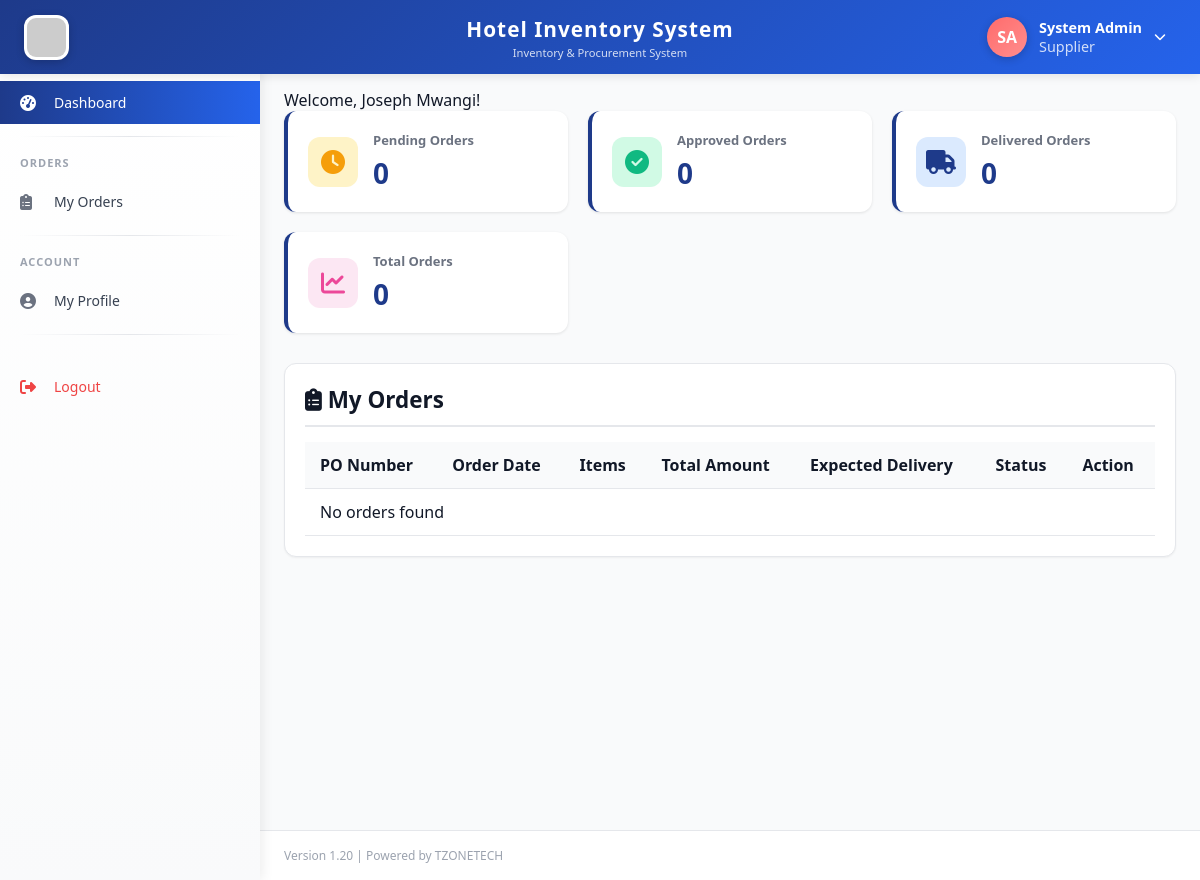
Before: /supplier/dashboard.php (signed in) with the older database file.
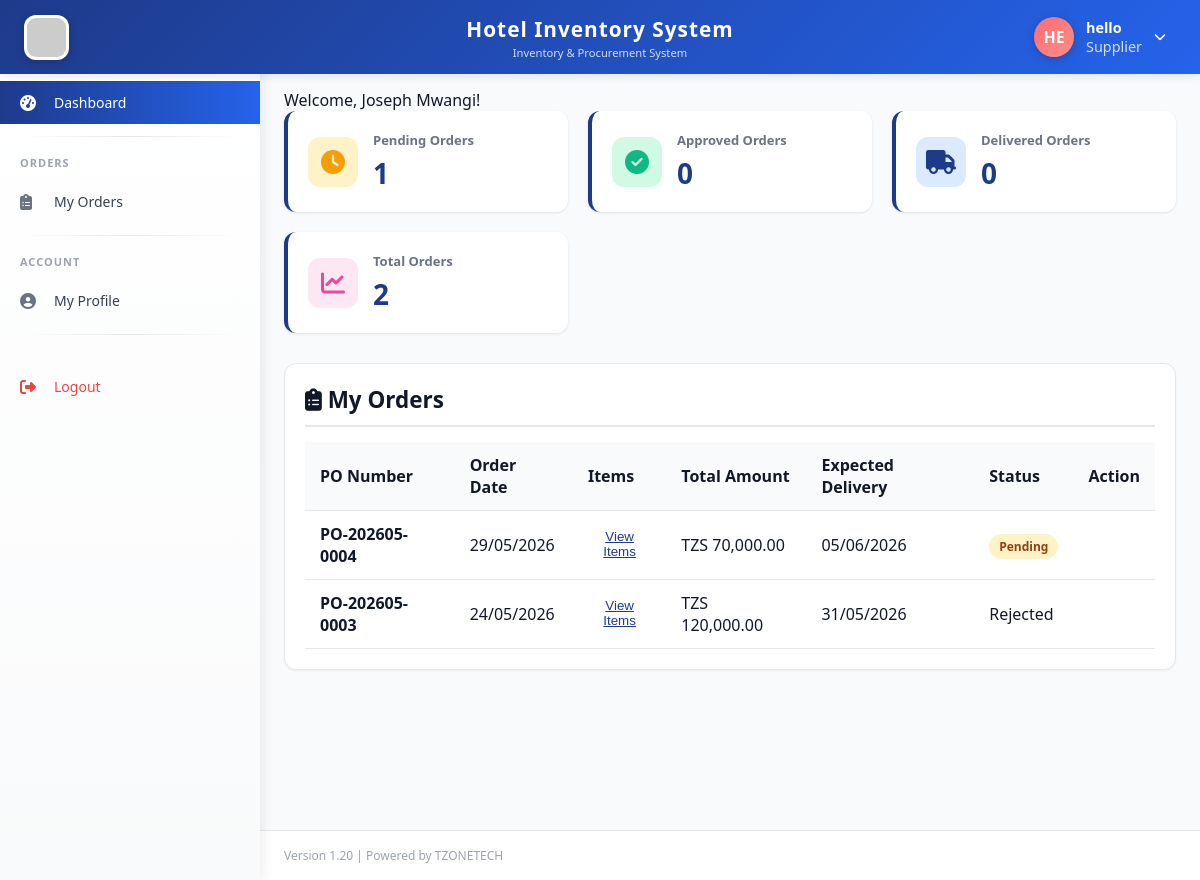
After: the same page with the newer database file.
### tables this page shows
CREATE TABLE `users` (
  `id` int(11) NOT NULL,
  `fullname` varchar(100) NOT NULL,
  `username` varchar(50) NOT NULL,
  `password` varchar(255) NOT NULL,
  `email` varchar(100) NOT NULL,
  `phone` varchar(20) DEFAULT NULL,
  `role_id` int(11) NOT NULL,
  `status` enum('active','inactive') DEFAULT 'active',
  `created_at` timestamp NOT NULL DEFAULT current_timestamp(),
  `phone_verified` tinyint(4) DEFAULT 0,
  `reset_token` varchar(100) DEFAULT NULL,
  `reset_expires` datetime DEFAULT NULL,
  `profile_picture` varchar(255) DEFAULT NULL,
  `updated_at` timestamp NOT NULL DEFAULT current_timestamp() ON UPDATE current_timestamp()
);

CREATE TABLE `purchase_orders` (
  `id` int(11) NOT NULL,
  `po_number` varchar(50) NOT NULL,
  `supplier_id` int(11) NOT NULL,
  `order_date` date NOT NULL,
  `expected_delivery` date DEFAULT NULL,
  `total_amount` decimal(12,2) DEFAULT 0.00,
  `status` enum('pending','approved','rejected','delivered','confirmed') DEFAULT 'pending',
  `created_by` int(11) NOT NULL,
  `approved_by` int(11) DEFAULT NULL,
  `notes` text DEFAULT NULL,
  `created_at` timestamp NOT NULL DEFAULT current_timestamp()
);

### supplier/dashboard.php (the view, shortened to what the changed rows need)
<?php
require_once '../includes/auth_check.php';
$supplier_id = $_SESSION['supplier_id'] ?? $_SESSION['user_id'];
$sql = "SELECT po.*, u.fullname as created_by_name
        FROM purchase_orders po
        JOIN users u ON po.created_by = u.id
        WHERE po.supplier_id = ?
        ORDER BY po.created_at DESC";
$stmt = $db->prepare($sql);
$stmt->bind_param("i", $supplier_id);
$stmt->execute();
$result = $stmt->get_result();
$orders = $result->fetch_all(MYSQLI_ASSOC);
$pending_count = 0;
foreach ($orders as $order) {
    if ($order['status'] == 'pending') $pending_count++;
}
include '../templates/header.php';
?>
<div class="main-content">
    <div class="stats-grid">
        <div class="stat-card">
            <div class="stat-info">
                <h3>Pending Orders</h3>
                <div class="stat-number"><?php echo $pending_count; ?></div>
            </div>
        </div>
        <div class="stat-card">
            <div class="stat-info">
                <h3>Total Orders</h3>
                <div class="stat-number"><?php echo count($orders); ?></div>
            </div>
        </div>
    </div>
    <div class="card">
        <div class="card-body">
            <div class="table-responsive">
                <table class="data-table">
                    <thead>
                        <tr>
                            <th>PO Number</th>
                            <th>Order Date</th>
                            <th>Items</th>
                            <th>Total Amount</th>
                            <th>Expected Delivery</th>
                            <th>Status</th>
                            <th>Action</th>
                        </tr>
                    </thead>
                    <tbody>
                        <?php if(count($orders) > 0): ?>
                            <?php foreach($orders as $order): ?>
                                <tr id="order-<?php echo $order['id']; ?>">
                                    <td><strong><?php echo $order['po_number']; ?></strong></td>
                                    <td><?php echo date('d/m/Y', strtotime($order['order_date'])); ?></td>
                                    <td>
                                        <button onclick="viewItems(<?php echo $order['id']; ?>)" class="btn-link">
                                            View Items
                                        </button>
                                    </td>
                                    <td>TZS <?php echo number_format($order['total_amount'], 2); ?></td>
                                    <td><?php echo $order['expected_delivery'] ? date('d/m/Y', strtotime($order['expected_delivery'])) : 'Not set'; ?></td>
                                    <td>
                                        <span class="status-<?php echo $order['status']; ?>">
                                            <?php echo ucfirst($order['status']); ?>
                                        </span>
                                    </td>
                                    <td>
                                     </td
                                </tr>
                            <?php endforeach; ?>
                        <?php else: ?>
                            <tr>
                                <td colspan="7" class="text-center">No orders found</td
                            </tr>
                        <?php endif; ?>
                    </tbody>
                </table>
            </div>
        </div>
    </div>
</div>
<?php include '../templates/footer.php'; ?>

### templates/header.php (shortened to what the changed rows need)
<!DOCTYPE html>
<html lang="en">
<head>
    <link rel="stylesheet" href="https://cdnjs.cloudflare.com/ajax/libs/font-awesome/6.4.0/css/all.min.css">
    <link rel="stylesheet" href="<?php echo APP_URL; ?>/assets/css/style.css">
</head>
<body>
    <div class="top-header">
        <div class="header-right">
            <div class="user-info" id="userInfoBtn">
                <div class="user-avatar-circle" id="userAvatar">
                    <?php
                    $user_id = $_SESSION['user_id'] ?? 0;
                    $profile_pic = '';
                    $fullname = $_SESSION['fullname'] ?? 'User';
                    $profile_pic_url = '';
                    if ($user_id > 0 && isset($db)) {
                        $pic_sql = "SELECT profile_picture, fullname, username FROM users WHERE id = ?";
                        $pic_stmt = $db->prepare($pic_sql);
                        $pic_stmt->bind_param("i", $user_id);
                        $pic_stmt->execute();
                        $pic_result = $pic_stmt->get_result();
                        if ($pic_row = $pic_result->fetch_assoc()) {
                            $profile_pic = $pic_row['profile_picture'];
                            $fullname = $pic_row['fullname'];
                            if (!empty($profile_pic)) {
                                $profile_pic_url = APP_URL . '../uploads/profile_pictures/' . $profile_pic;
                                $doc_root = $_SERVER['DOCUMENT_ROOT'];
                                $file_path = $doc_root . '/hotel_inventory_system/uploads/profile_pictures/' . $profile_pic;
                                if (!file_exists($file_path)) {
                                    $file_path = $doc_root . '../uploads/profile_pictures/' . $profile_pic;
                                    if (!file_exists($file_path)) {
                                        $profile_pic_url = '';
                                    }
                                }
                            }
                        }
                    }
                    if ($profile_pic_url && !empty($profile_pic)):
                    ?>
                        <img src="<?php echo $profile_pic_url; ?>?t=<?php echo time(); ?>" alt="Profile" id="headerProfileImg" onerror="this.style.display='none'; this.parentElement.innerHTML='<?php
                            $name_parts = explode(' ', $fullname);
                            $initial = strtoupper(substr($name_parts[0], 0, 1));
                            if (isset($name_parts[1])) {
                                $initial .= strtoupper(substr($name_parts[1], 0, 1));
                            } else if (strlen($name_parts[0]) > 1) {
                                $initial .= strtoupper(substr($name_parts[0], 1, 1));
                            } else {
                                $initial .= strtoupper(substr($fullname, 0, 1));
                            }
                            echo $initial;
                        ?>'">
                    <?php else:
                        $name_parts = explode(' ', $fullname);
                        $initial = strtoupper(substr($name_parts[0], 0, 1));
                        if (isset($name_parts[1])) {
                            $initial .= strtoupper(substr($name_parts[1], 0, 1));
                        } else if (strlen($name_parts[0]) > 1) {
                            $initial .= strtoupper(substr($name_parts[0], 1, 1));
                        } else {
                            $initial .= strtoupper(substr($fullname, 0, 1));
                        }
                    ?>
                        <span id="headerInitials"><?php echo $initial; ?></span>
                    <?php endif; ?>
                </div>
                <div class="user-details">
                    <span class="user-name" id="headerUserName"><?php echo htmlspecialchars($fullname); ?></span>
                    <span class="user-role"><?php echo $_SESSION['role'] ?? 'Guest'; ?></span>
                </div>
            </div>
        </div>
    </div>

Changed rows visible on the page:
changed users: fullname "SA" → "HE"; fullname "System Admin" → "hello"
added purchase_orders: po_number "PO-202605-0004", order_date "29/05/2026", total_amount "70,000.00", expected_delivery "05/06/2026", status "Pending"
added purchase_orders: po_number "PO-202605-0003", order_date "24/05/2026", total_amount "120,000.00", expected_delivery "31/05/2026", status "Rejected"
Other visible differences:
$pending_count: "0" → "1"
count($orders): "0" → "2"
text no longer shown: "No orders found"
